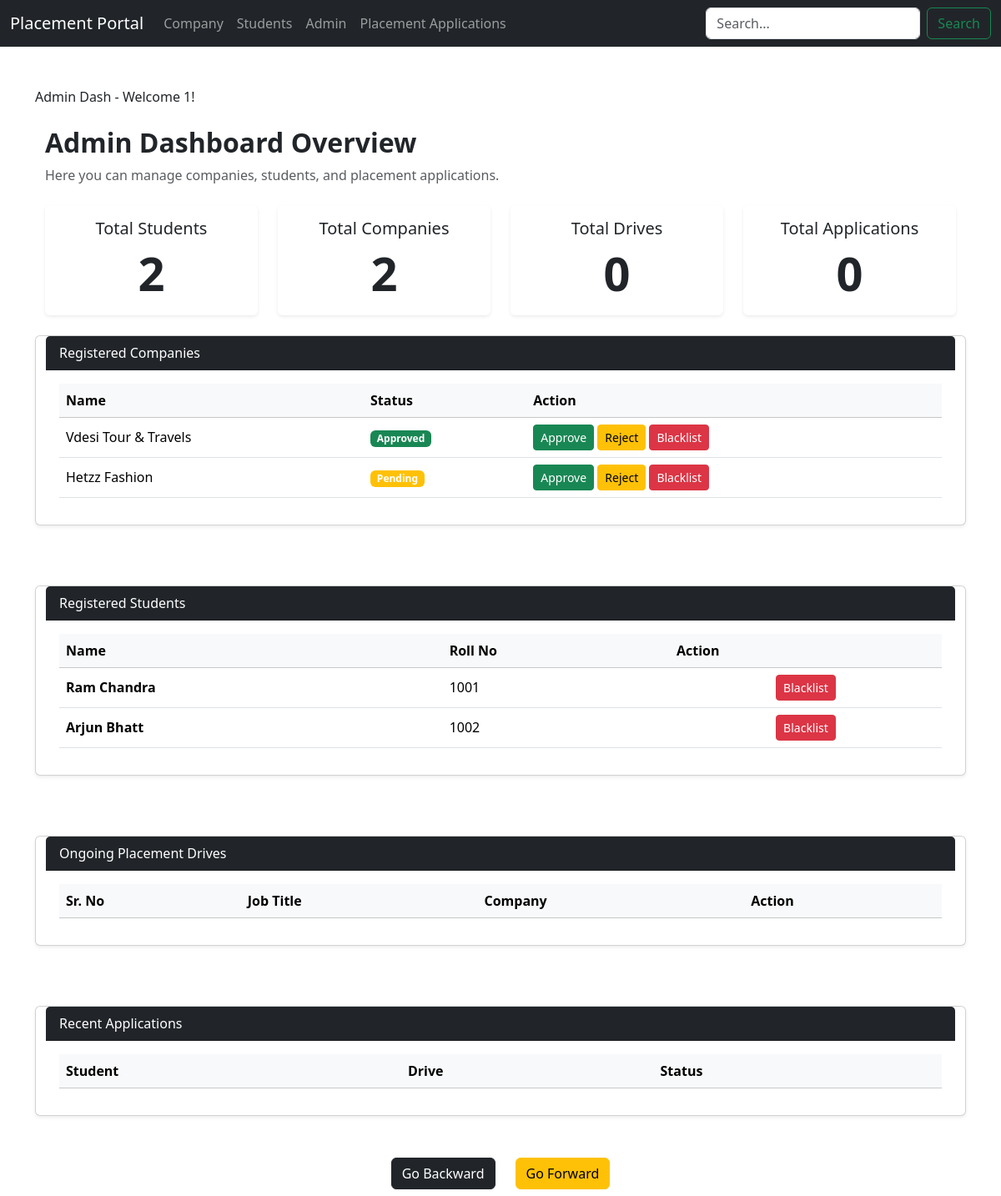
/dashboard/admin (signed in), run on an earlier commit of the app's database.
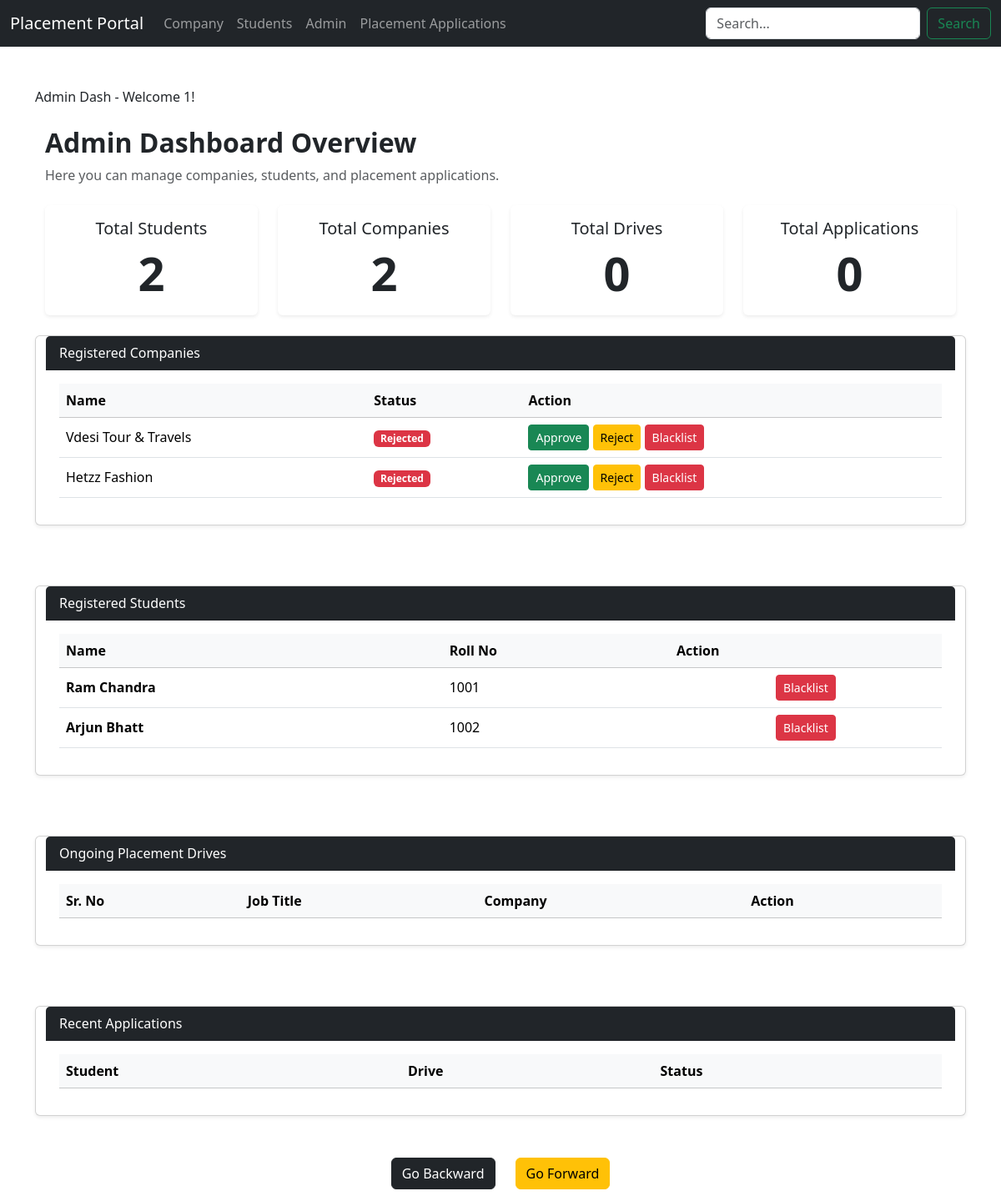
And on a later commit of the database.
### models/models.py (models this page shows, shortened)
class Usercommon(db.Model):
    __abstract__ = True
    id = db.Column(db.Integer,primary_key=True)
    email = db.Column(db.String(120), unique=True, nullable=False)
    _password_hash = db.Column("password",db.String(128), nullable=False)
    name = db.Column(db.String(100), nullable=False)
    phone = db.Column(db.String(20), nullable=True)
    is_active = db.Column(db.Boolean, default=True, nullable=False)
    created_at = db.Column(db.DateTime, default=datetime.utcnow, nullable=False)

class Company(Usercommon):
    __tablename__ = 'companies'
    role = db.Column(db.Enum(Role), default=Role.COMPANY, nullable=False)
    company_name = db.Column(db.String(150), unique=True,nullable=False)
    hr_contact = db.Column(db.String(100), nullable=True)
    website = db.Column(db.String(200), nullable=True)
    approval_status = db.Column(db.Enum(Approvalstatus), default=Approvalstatus.PENDING, nullable=False)
    drives = db.relationship('PlacementDrive', backref='company', lazy=True,cascade="all, delete-orphan")

class Student(Usercommon):
    __tablename__ = 'students'
    role = db.Column(db.Enum(Role), default=Role.STUDENT, nullable=False)
    roll_number = db.Column(db.String(20), unique=True, nullable=False)
    course = db.Column(db.String(100), nullable=False)
    skills = db.Column(db.String(200), nullable=True)
    resume_path = db.Column(db.String(200), nullable=True)
    blacklist = db.Column(db.Boolean, default=False, nullable=False)
    department = db.Column(db.String(50), nullable=False)
    year_of_study = db.Column(db.Integer, nullable=False)
    applications = db.relationship('Application', backref='student', lazy=True,cascade="all, delete-orphan")

### app.py (the view)
@app.route("/dashboard/admin")
@role_required(Role.ADMIN)
def admin_dashboard():
    total_students = Student.query.count()
    total_companies = Company.query.count()
    total_placementdrives = PlacementDrive.query.count()
    total_applications = Application.query.count()
    pending_companies = Company.query.filter_by(approval_status=Approvalstatus.PENDING).all()
    all_companies = Company.query.all()
    all_students = Student.query.all()
    ongoing_drives = PlacementDrive.query.filter(PlacementDrive.application_deadline >= db.func.current_date()).all()
    recent_applications = Application.query.order_by(Application.applied_at.desc()).limit(10).all()
    return render_template("AdminDashboard.html", pending_companies=pending_companies,
                            all_companies=all_companies,
                            all_students=all_students,
                            ongoing_drives=ongoing_drives,
                            recent_applications=recent_applications,
                            total_students=total_students,
                           total_companies=total_companies,
                           total_drives=total_placementdrives,
                           total_applications=total_applications,
                           admin_name=session['user_id'])

### app.py (called while the page is built)
def role_required(required_role):
    def decorator(f):
        @wraps(f)
        def wrapper(*args, **kwargs):
            if 'user_id' not in session or 'user_role' not in session:
                return redirect(url_for('login'))
            if session['user_role'] != required_role.value:
                return "Unauthorized", 403
            return f(*args, **kwargs)
        return wrapper
    return decorator

### templates/AdminDashboard.html (shortened to what this page needs)
{% extends "index.html" %}
{% block content %}
<span class="navbar-brand mb-0 h1">
    Admin Dash - Welcome {{ admin_name }}!
</span>
<div class="container mt-4">
    <div class="mb-4">
        <h2 class="fw-bold">Admin Dashboard Overview</h2>
        <p class="text-muted">Here you can manage companies, students, and placement applications.</p>
    </div>
    <div class="row g-4 mb-5">
        <div class="col-md-3">
            <div class="card shadow-sm border-0 text-center">
                <div class="card-body">
                    <h5 class="card-title">Total Students</h5>
                    <h4 class="card-text  fw-bold display-4">{{ total_students }}</h4>
                </div>
            </div>
        </div>
        <div class="col-md-3">
            <div class="card shadow-sm border-0 text-center">
                <div class="card-body">
                    <h5 class="card-title">Total Companies</h5>
                    <h4 class="card-text fw-bold display-4">{{ total_companies }}</h4>
                </div>
            </div>
        </div>
        <div class="col-md-3">
            <div class="card shadow-sm border-0 text-center">
                <div class="card-body">
                    <h5 class="card-title">Total Drives</h5>
                    <h4 class="card-text fw-bold display-4">{{ total_drives }}</h4>
                </div>
            </div>
        </div>
        <div class="col-md-3">
            <div class="card shadow-sm border-0 text-center">
                <div class="card-body">
                    <h5 class="card-title">Total Applications</h5>
                    <h4 class="card-text fw-bold display-4">{{ total_applications }}</h4>
                </div>
            </div>
        </div>
        <div class="card shadow-sm mb-5">
            <div class="card-header bg-dark text-white">
                Registered Companies
            </div>
            <div class="card-body">
                <table class="table table-hover align-middle">
                    <thead class="table-light">
                        <tr>
                            <th>Name</th>
                            <th>Status</th>
                            <th>Action</th>
                        </tr>
                    </thead>
                    <tbody>
                        {% for data in all_companies %}
                        <tr>
                            <td>{{ data.company_name }}</td>
                            <td>
                                {% if data.approval_status.name == 'APPROVED' %}
                                <span class="badge bg-success">Approved</span>
                                {% elif data.approval_status.name == 'REJECTED' %}
                                <span class="badge bg-danger">Rejected</span>
                                {% else %}
                                <span class="badge bg-warning">Pending</span>
                                {% endif %}
                            </td>
                            <td>
                                <a href="{{ url_for('approve_company', id=data.id) }}" class="btn btn-sm btn-success">Approve</a>
                                <a href="{{ url_for('reject_company', id=data.id) }}" class="btn btn-sm btn-warning">Reject</a>
                                <a href="{{ url_for('blacklist_company', id=data.id) }}" class="btn btn-sm btn-danger">Blacklist</a>
                            </td>
                        </tr>
                        {% endfor %}
                    </tbody>
                </table>
            </div>
        </div>
        <div class="card shadow-sm mb-5">
            <div class="card-header bg-dark text-white">
                Registered Students
            </div>
            <div class="card-body table-responsive">
                <table class="table table-hover align-middle">
                    <thead class="table-light">
                        <tr>
                            <th>Name</th>
                            <th>Roll No</th>
                            <th>Action</th>
                        </tr>
                    </thead>
                    <tbody>
                        {% for data in all_students %}
                        <tr>
                            <td class="fw-bold">{{ data.name }}</td>
                            <td>{{ data.roll_number }}</td>
                            <td class="text-center">
                                <form action="{{ url_for('toggle_blacklist', id=data.id) }}" method="POST" class="d-inline">
                                    <button type="submit" class="btn btn-sm
                                {% if data.blacklist %}btn-info{% else %}btn-danger{% endif %}
                                    ">
                                        {% if data.blacklist %}
                                        Remove from Blacklist
                                        {% else %}
                                        Blacklist
                                        {% endif %}
                                    </button>
                                </form>
                            </td>
                        </tr>
                        {% endfor %}
                    </tbody>
                </table>
            </div>
        </div>
        <div class="card shadow-sm mb-5">
            <div class="card-header bg-dark text-white">
                Ongoing Placement Drives
            </div>
            <div class="card-body table-responsive">
                <table class="table table-hover align-middle">
                    <thead class="table-light">
                        <tr>
                            <th>Sr. No</th>
                            <th>Job Title</th>
                            <th>Company</th>
                            <th>Action</th>
                        </tr>
                    </thead>
                </table>
            </div>
        </div>
        <div class="card shadow-sm mb-5">
            <div class="card-header bg-dark text-white">
                Recent Applications
            </div>
            <div class="card-body table-responsive">
                <table class="table table-hover align-middle">
                    <thead class="table-light">
                        <tr>
                            <th>Student</th>
                            <th>Drive</th>
                            <th>Status</th>
                        </tr>
                    </thead>
                </table>
            </div>
        </div>
    </div>
    {% endblock %}

### templates/index.html (shortened to what this page needs)
<!DOCTYPE html>
<html lang="en">
  <head>
    <link
      href="https://cdn.jsdelivr.net/npm/bootstrap@5.3.3/dist/css/bootstrap.min.css"
      rel="stylesheet"
    />
  </head>
  <body >
    {% include "navbar.html" %}
    <div class="container mt-5 main-content">
      {% block content %}{% endblock %}
    </div>
      <div class="navigation-buttons d-flex justify-content-center align-items-center position-fixed fixed-bottom w-100 mt-2 mb-2">
        <button onclick="window.history.back();" class="btn btn-dark">Go Backward</button>
        <button onclick="window.history.forward();" class="btn btn-warning ms-4">Go Forward</button>
    </div>
  </body>
</html>

### templates/navbar.html (shortened to what this page needs)
  <nav class="navbar navbar-expand-lg navbar-dark bg-dark">
    <div class="container-fluid">
      <a class="navbar-brand" href="#">Placement Portal</a>
      <div class="collapse navbar-collapse" id="navbarNavDropdown">
        <ul class="navbar-nav me-auto mb-2 mb-lg-0">
          <li class="nav-item">
            <a class="nav-link" href="/companies">Company</a>
          </li>
          <li class="nav-item">
            <a class="nav-link" href="/students">Students</a>
          </li>
          <li class="nav-item">
            <a class="nav-link" href="/admin">Admin</a>
          </li>
          <li class="nav-item">
            <a class="nav-link" href="/applications">Placement Applications</a>
          </li>
        </ul>
        <form class="d-flex" role="search" action="{{ url_for('admin_search')}}" method="GET">
          <input class="form-control me-2" type="search" name="q" placeholder="Search..." aria-label="Search">
          <button class="btn btn-outline-success" type="submit">Search</button>
        </form>
      </div>
    </div>
  </nav>

What changed in the data, as far as the page shows it:
changed Company "Vdesi Tour & Travels": approval_status "Approved" → "Rejected"
changed Company "Hetzz Fashion": approval_status "Pending" → "Rejected"
